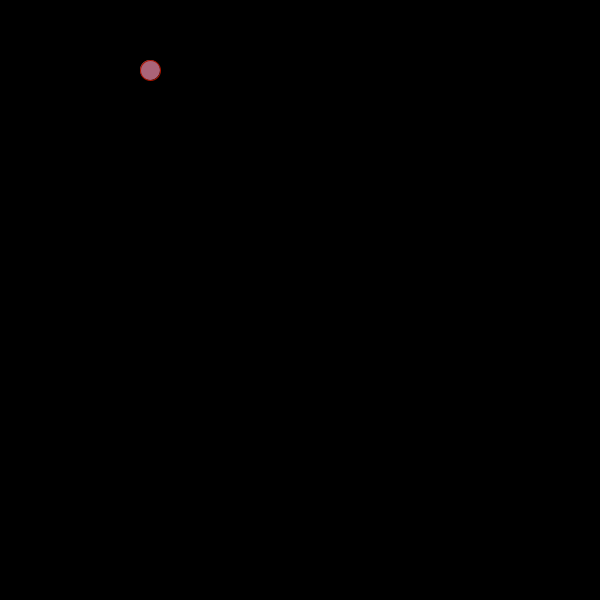
Frame 1 (no input)
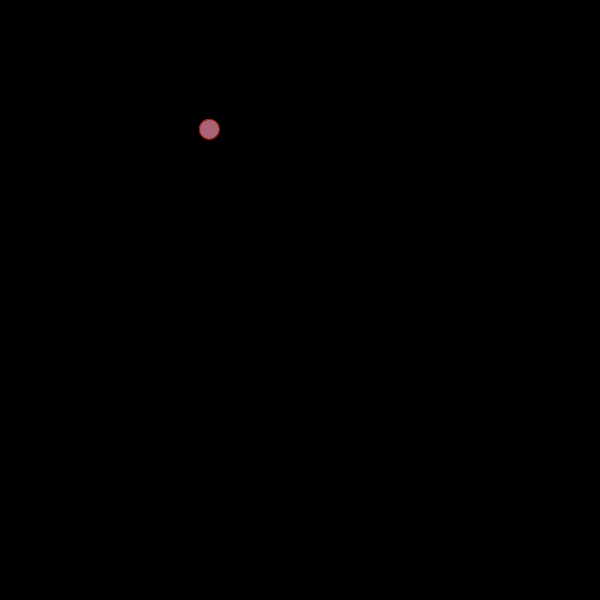
Frame 60 (the mouse pressed at the canvas centre just before this capture)
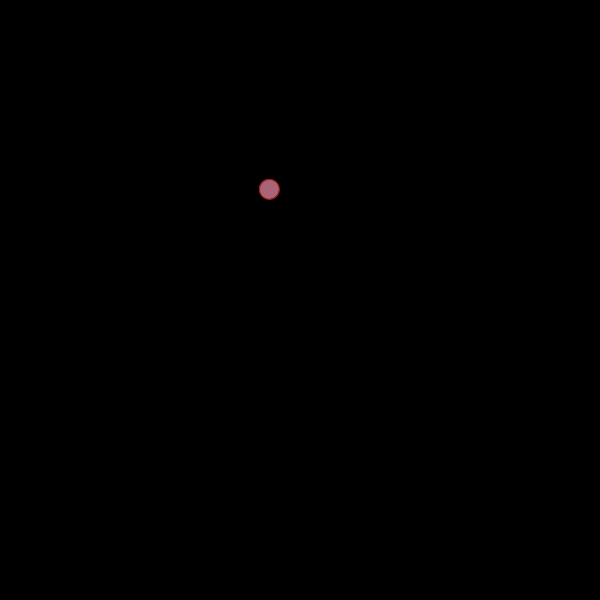
Frame 120 (the mouse held since frame 60 and released just before this capture)

The Processing sketch that drew these frames (run headless with seeded random() and noise(); from frame 60 on, the mouse is pressed at the canvas centre):

// Processing sketch: hitting_the_walls
// ── hitting_the_walls.pde
float x = 150; 
float xDelta = 1;
float y = 70;
float yDelta = 1;
void setup(){
   size(600, 600);
   frameRate(200);
}

void draw(){
   background(0);
   
   fill(170, 100, 120);
   stroke(170, 20, 0);
  
   ellipse(x, y, 20, 20);
   
   x = x + xDelta;
   y = y + yDelta;
   
   if((x > width-10) || (x<10)){
     xDelta = -xDelta;
   }
   if((y<10) || (y> height -10)){
     yDelta = -yDelta;
   }
}
